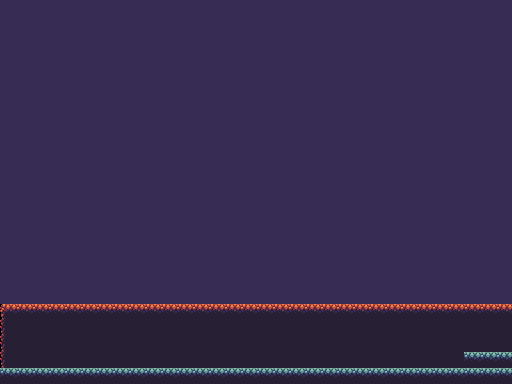

A level layout from a 2D game, rendered from its tile map. Below: a short description, then the map file with its tile-grid data intact:
An orthogonal 32x24 tile map with 16x16 px tiles, 1 tile layer (Tile Layer 1).

<map version="1.2" tiledversion="1.2.2" orientation="orthogonal" renderorder="left-up" width="32" height="24" tilewidth="16" tileheight="16" infinite="0" nextlayerid="3" nextobjectid="1">
 <tileset firstgid="1" source="ForestPlatformer.tsx" />
 <layer id="2" name="Tile Layer 1" width="32" height="24">
  <data encoding="csv">
98,98,98,98,98,98,98,98,98,98,98,98,98,98,98,98,98,98,98,98,98,98,98,98,98,98,98,98,98,98,98,98,
98,98,98,98,98,98,98,98,98,98,98,98,98,98,98,98,98,98,98,98,98,98,98,98,98,98,98,98,98,98,98,98,
98,98,98,98,98,98,98,98,98,98,98,98,98,98,98,98,98,98,98,98,98,98,98,98,98,98,98,98,98,98,98,98,
98,98,98,98,98,98,98,98,98,98,98,98,98,98,98,98,98,98,98,98,98,98,98,98,98,98,98,98,98,98,98,98,
98,98,98,98,98,98,98,98,98,98,98,98,98,98,98,98,98,98,98,98,98,98,98,98,98,98,98,98,98,98,98,98,
98,98,98,98,98,98,98,98,98,98,98,98,98,98,98,98,98,98,98,98,98,98,98,98,98,98,98,98,98,98,98,98,
98,98,98,98,98,98,98,98,98,98,98,98,98,98,98,98,98,98,98,98,98,98,98,98,98,98,98,98,98,98,98,98,
98,98,98,98,98,98,98,98,98,98,98,98,98,98,98,98,98,98,98,98,98,98,98,98,98,98,98,98,98,98,98,98,
98,98,98,98,98,98,98,98,98,98,98,98,98,98,98,98,98,98,98,98,98,98,98,98,98,98,98,98,98,98,98,98,
98,98,98,98,98,98,98,98,98,98,98,98,98,98,98,98,98,98,98,98,98,98,98,98,98,98,98,98,98,98,98,98,
98,98,98,98,98,98,98,98,98,98,98,98,98,98,98,98,98,98,98,98,98,98,98,98,98,98,98,98,98,98,98,98,
98,98,98,98,98,98,98,98,98,98,98,98,98,98,98,98,98,98,98,98,98,98,98,98,98,98,98,98,98,98,98,98,
98,98,98,98,98,98,98,98,98,98,98,98,98,98,98,98,98,98,98,98,98,98,98,98,98,98,98,98,98,98,98,98,
98,98,98,98,98,98,98,98,98,98,98,98,98,98,98,98,98,98,98,98,98,98,98,98,98,98,98,98,98,98,98,98,
98,98,98,98,98,98,98,98,98,98,98,98,98,98,98,98,98,98,98,98,98,98,98,98,98,98,98,98,98,98,98,98,
98,98,98,98,98,98,98,98,98,98,98,98,98,98,98,98,98,98,98,98,98,98,98,98,98,98,98,98,98,98,98,98,
98,98,98,98,98,98,98,98,98,98,98,98,98,98,98,98,98,98,98,98,98,98,98,98,98,98,98,98,98,98,98,98,
98,98,98,98,98,98,98,98,98,98,98,98,98,98,98,98,98,98,98,98,98,98,98,98,98,98,98,98,98,98,98,98,
98,98,98,98,98,98,98,98,98,98,98,98,98,98,98,98,98,98,98,98,98,98,98,98,98,98,98,98,98,98,98,98,
11,12,12,12,12,12,12,12,12,12,12,12,12,12,12,12,12,12,12,12,12,12,12,12,12,12,12,12,12,12,12,12,
28,29,29,29,29,29,29,29,29,29,29,29,29,29,29,29,29,29,29,29,29,29,29,29,29,29,29,29,29,29,29,29,
28,29,29,29,29,29,29,29,29,29,29,29,29,29,29,29,29,29,29,29,29,29,29,29,29,29,29,29,29,29,29,29,
28,29,29,29,29,29,29,29,29,29,29,29,29,29,29,29,29,29,29,29,29,29,29,29,29,29,29,29,29,46,46,46,
46,46,46,46,46,46,46,46,46,46,46,46,46,46,46,46,46,46,46,46,46,46,46,46,46,46,46,46,46,46,46,46
</data>
 </layer>
</map>
